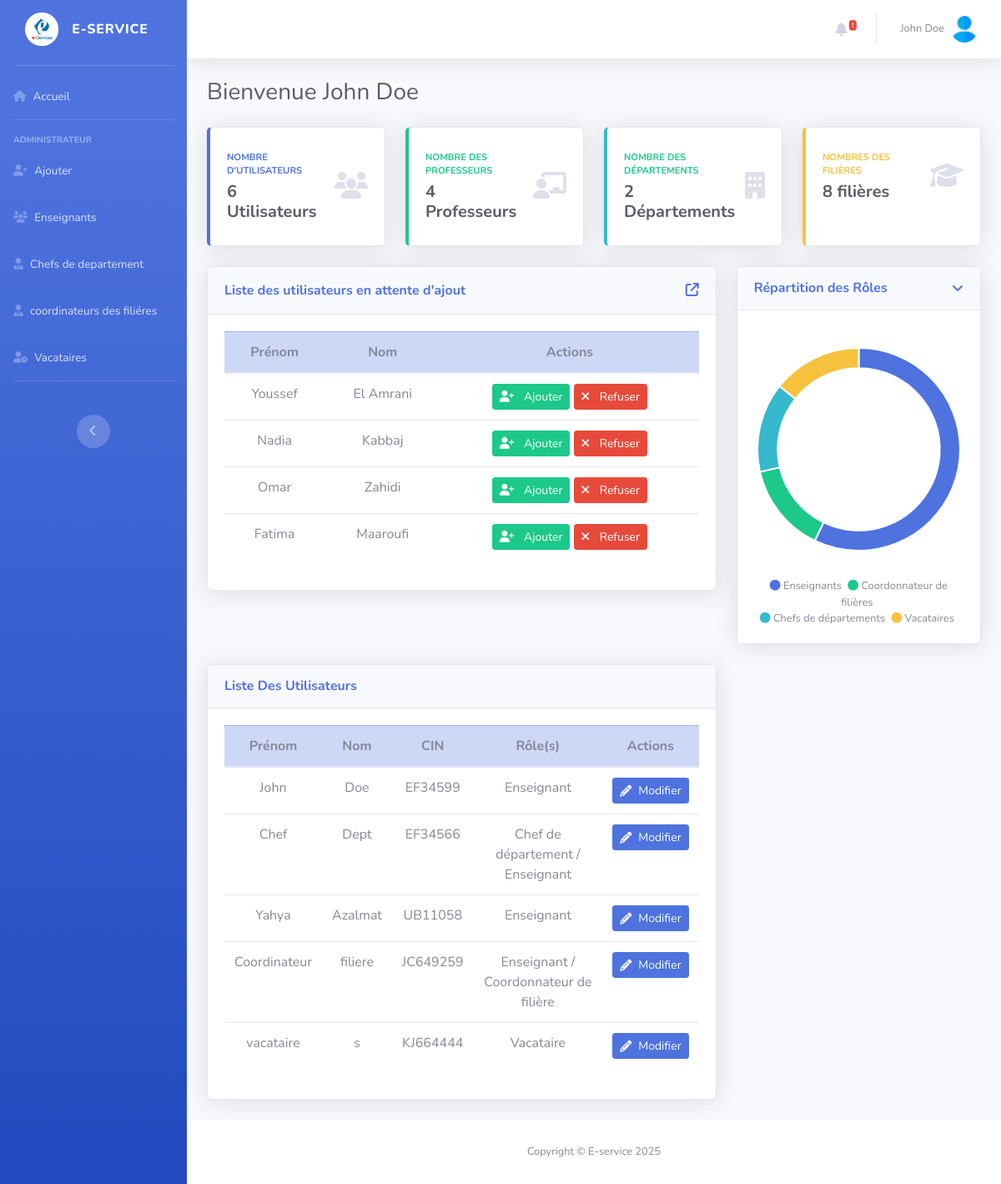
/Views/adminViews/index.php (signed in), run on an earlier commit of the app's database.
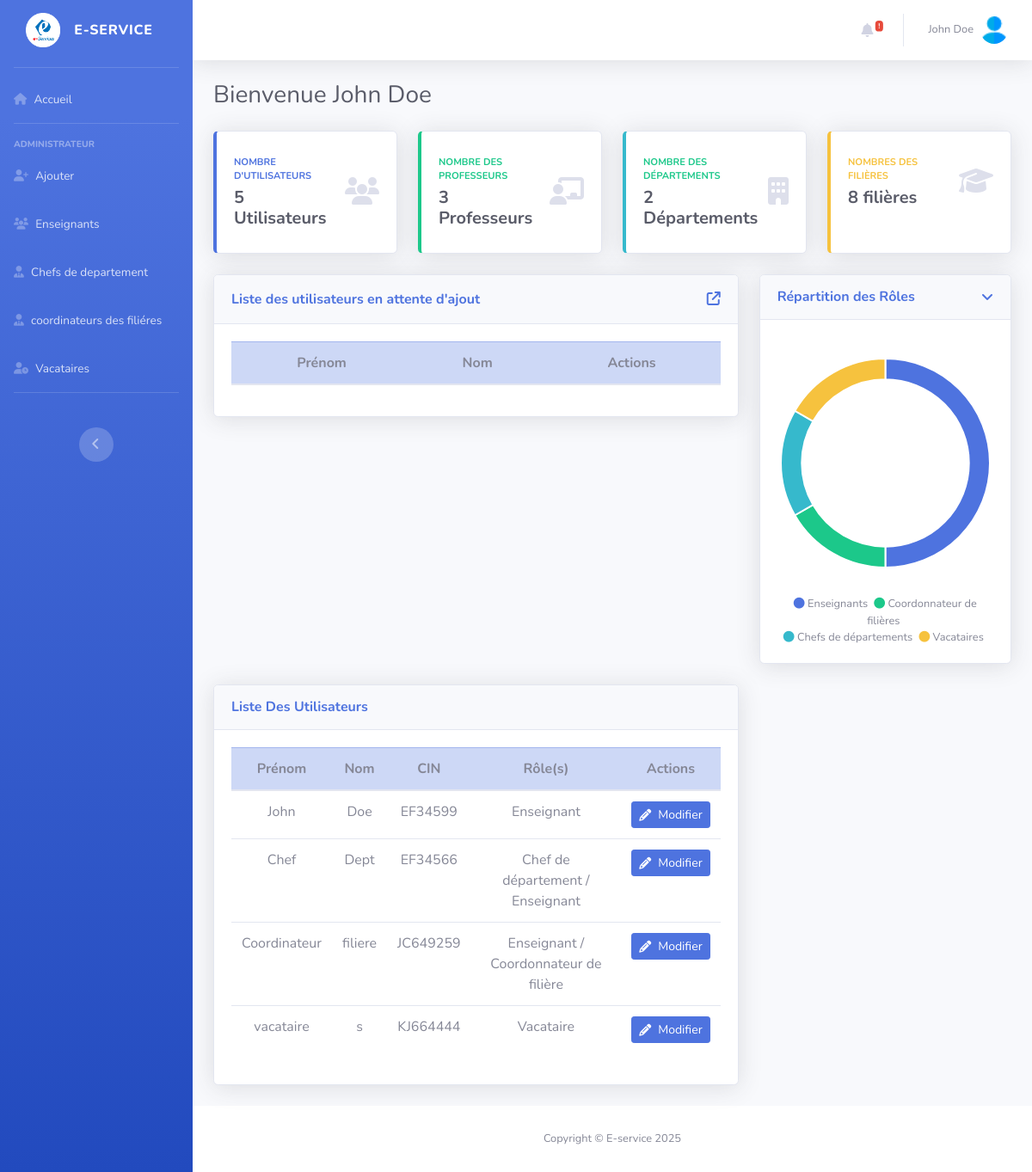
And on a later commit of the database.
### tables this page shows
CREATE TABLE `utilisateurs` (
  `id` int(11) NOT NULL,
  `firstName` varchar(50) NOT NULL,
  `lastName` varchar(75) NOT NULL,
  `CIN` varchar(10) NOT NULL,
  `Birthdate` date NOT NULL,
  `email` varchar(50) NOT NULL,
  `password` varchar(255) NOT NULL,
  `speciality` varchar(70) NOT NULL,
  `id_departement` int(11) NOT NULL,
  `creation_date` datetime NOT NULL DEFAULT current_timestamp(),
  `must_change_password` tinyint(1) DEFAULT 1
);

CREATE TABLE `newusers` (
  `id` int(11) NOT NULL,
  `firstName` varchar(50) NOT NULL,
  `lastName` varchar(75) NOT NULL,
  `CIN` varchar(10) NOT NULL,
  `Birthdate` date NOT NULL,
  `email` varchar(50) NOT NULL,
  `speciality` varchar(70) NOT NULL
);

### Model/database.php (called while the page is built, shortened)
<?php
    function dataBaseConnection(){
        try{
            $pdo=new PDO('mysql:host=localhost;dbname=EserviceDB;port=3306;charset=utf8','root','',array(PDO::ATTR_ERRMODE=>PDO::ERRMODE_EXCEPTION));
        }catch(Exception $e){
            echo $e->getMessage();
        }
        return $pdo;
    }
    function GetFromDb($query,$values,$fetchAll=true){
        try {
            $pdo=dataBaseConnection();
            $stmt=$pdo->prepare($query);
            if (is_array($values)){
                $stmt->execute($values);
            }else{
                $stmt->execute([$values]);
            }
            if($fetchAll){
                $data=$stmt->fetchAll(PDO::FETCH_ASSOC);
            }else{
                $data=$stmt->fetch(PDO::FETCH_ASSOC);
            }
                return $data;
        } catch (Exception $e) {
            error_log("Error : " . $e->getMessage());
            return false;
        }
    }
    function GetSimpleDb($query,$fetchAll=true){
        try {
            $pdo=dataBaseConnection();
            $stmt=$pdo->query($query);
            if($fetchAll){
                $data=$stmt->fetchAll(PDO::FETCH_ASSOC);
            }else{
                $data=$stmt->fetch(PDO::FETCH_ASSOC);
            }
                return $data;
        } catch (Exception $e) {
            error_log("Error : " . $e->getMessage());
            return false;
        }
    }

### Views/adminViews/index.php (the view, shortened to what the rows shown need)
<?php
  $data=GetFromDb("SELECT * FROM utilisateurs WHERE id=? ;",$_SESSION['id'],false);
  $title=$data['firstName'].' '.$data['lastName'];
  $userName=$title;
  $New_users=GetSimpleDb('SELECT * FROM Newusers LIMIT 5;');
  $pdo=dataBaseConnection();
  $roleCounts = [];
    $roles = [2 => 'Enseignants', 4 => 'Coordonnateurs', 3 => 'Chefs', 5 => 'Vacataires'];
    foreach ($roles as $roleId => $label) {
        $sql = $pdo->prepare("SELECT COUNT(DISTINCT user_id) as count FROM userroles WHERE role_id = ?");
        $sql->execute([$roleId]);
        $roleCounts[$roleId] = $sql->fetchColumn();
    }
    $users = GetFromDb('SELECT * FROM utilisateurs WHERE id!=? LIMIT 5;', 1);
    $userIds = array_column($users, 'id');
    $placeholders = implode(',', array_fill(0, count($userIds), '?'));
    $rolesRaw = GetFromDb(
        "SELECT ur.user_id, r.role_label
        FROM userroles ur
        JOIN role r ON r.id = ur.role_id
        WHERE ur.user_id IN ($placeholders)",
        $userIds
    );
    $userRoles = [];
    foreach ($rolesRaw as $row) {
        $userRoles[$row['user_id']][] = $row['role_label'];
    }
?>
  <div id="wrapper">
    <?php require_once "../include/header.php";?>
   <div class="container-fluid">
        <div class="d-sm-flex align-items-center justify-content-between mb-4">
        <h1 class="h3 mb-0 text-gray-800">Bienvenue <?=$userName?></h1>
        </div>
                    <div class="row">
                                <div class="col-xl-8 col-lg-7">
                                    <div class="card shadow mb-4">
                                        <div class="card-body">
                                            <table class="table table-hover align-middle text-center">
                                                <thead class="table-primary">
                                                    <tr>
                                                        <th>Prénom</th>
                                                        <th>Nom</th>
                                                        <th>Actions</th>
                                                    </tr>
                                                </thead>
                                                <tbody>
                                                    <?php foreach($New_users as $info){ ?>
                                                    <tr>
                                                        <td><?= htmlspecialchars($info['firstName']) ?></td>
                                                        <td><?= htmlspecialchars($info['lastName']) ?></td>
                                                        <td>
                                                            <a href="..\operations\Ajouter.php?id=<?= $info['id']; ?>"
                                                            class="btn btn-success btn-sm me-1">
                                                                <i class="fas fa-user-plus pr-2"></i> Ajouter
                                                            </a>
                                                            <a href="..\operations\deleteTempUser.php?id=<?= $info['id']; ?>"
                                                            class="btn btn-danger btn-sm"
                                                            onclick="return confirm('Êtes-vous sûr de vouloir refuser cet utilisateur ?')">
                                                                <i class="fas fa-xmark pr-2"></i> Refuser
                                                            </a>
                                                        </td>
                                                    </tr>
                                                    <?php } ?>
                                                </tbody>
                                            </table>
                                        </div>
                                    </div>
                                </div>
                    </div>
                    <div class="row">
                                <div class="col-xl-8 col-lg-7">
                                    <div class="card shadow mb-4">
                                        <div class="card-body">
                                           <table class="table table-hover align-middle text-center">
                                                <thead class="table-primary">
                                                    <tr>
                                                        <th>Prénom</th>
                                                        <th>Nom</th>
                                                        <th>CIN</th>
                                                        <th>Rôle(s)</th>
                                                        <th>Actions</th>
                                                    </tr>
                                                </thead>
                                                <tbody>
                                                    <?php foreach ($users as $user): ?>
                                                        <tr>
                                                            <td><?= htmlspecialchars($user['firstName']) ?></td>
                                                            <td><?= htmlspecialchars($user['lastName']) ?></td>
                                                            <td><?= htmlspecialchars($user['CIN']) ?></td>
                                                            <td>
                                                                <?= htmlspecialchars(implode(' / ', $userRoles[$user['id']] ?? ['Aucun rôle'])) ?>
                                                            </td>
                                                            <td>
                                                                <a href="Modifier.php?id=<?= $user['id']; ?>" class="btn btn-primary btn-sm d-inline-flex align-items-center">
                                                                    <i class="fas fa-pencil-alt pr-2"></i> Modifier
                                                                </a>
                                                            </td>
                                                        </tr>
                                                    <?php endforeach; ?>
                                                </tbody>
                                            </table>
                                        </div>
                                    </div>
                                </div>
                    </div>
        </div>
        </div>
            <?php require_once "../include/footer.php";?>
    <script>
        const roleChartData = {
            labels: ["Enseignants", "Coordonnateurs", "Chefs", "Vacataires"],
            data: [
                <?= $roleCounts[2] ?>,
                <?= $roleCounts[4] ?>,
                <?= $roleCounts[3] ?>,
                <?= $roleCounts[5] ?>
            ]
        };
    </script>
<?php
  include_once "../dashboards.php";
?>

### Views/include/header.php (shortened to what the rows shown need)
<div id="content-wrapper" class="d-flex flex-column">
    <div id="content">
        <nav class="navbar navbar-expand navbar-light bg-white topbar mb-4 static-top shadow">
            <ul class="navbar-nav ml-auto">
                <li class="nav-item dropdown no-arrow">
                    <a class="nav-link dropdown-toggle" href="#" id="userDropdown" role="button"
                        data-toggle="dropdown" aria-haspopup="true" aria-expanded="false">
                        <span class="mr-2 d-none d-lg-inline text-gray-600 small"><?= $userName ?></span>
                        <img class="img-profile rounded-circle"
                            src="..\..\startbootstrap-sb-admin-2-gh-pages\img\logo3.png">
                    </a>
                </li>
            </ul>
        </nav>

What changed in the data, as far as the page shows it:
removed newusers: firstName "Youssef", lastName "El Amrani"
removed newusers: firstName "Nadia", lastName "Kabbaj"
removed newusers: firstName "Omar", lastName "Zahidi"
removed newusers: firstName "Fatima", lastName "Maaroufi"
removed utilisateurs: firstName "Yahya", lastName "Azalmat", CIN "UB11058", id "Enseignant"
Also different on the page:
$nbrofUsers: "6" → "5"
$nbrofProfs: "4" → "3"
chart data {{ $roleCounts[2] }}: 4 → 3
